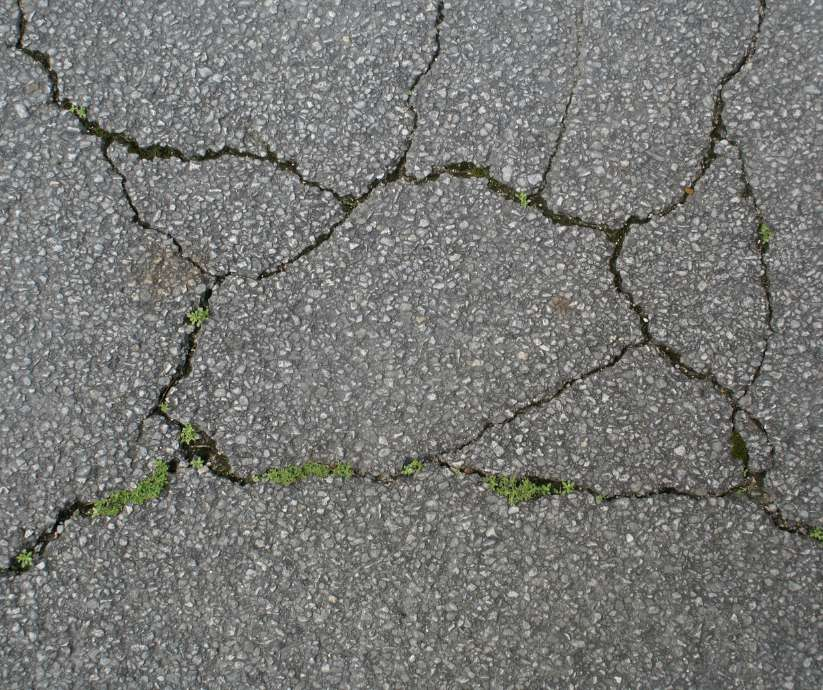
#> input picture media/pavement_images/1/pavement_crack.jpg, 823 x 690 px
$ python -i cv_integration.py   (imports and definitions only)
#> lines starting #> are read from the running program, lines starting #| are printed output that depends on the picture; after the words box and inside, x2 and y2 are one past the last pixel; in counts of white or black regions, pixels touching at a corner belong together
# assessments/cv_integration.py
import cv2
import numpy as np
from pathlib import Path
from django.conf import settings
import os


class PavementImageAnalyzer:
    def __init__(self, image_path):
        self.image_path = image_path
        self.image = cv2.imread(str(image_path))
#> self.image is the input picture: shape (690, 823, 3); mean B, G, R 116.9, 119.7, 118.8
        if self.image is None:
            raise ValueError(f"Could not load image from {image_path}")

    def detect_cracks(self, threshold=127):
        """Simple crack detection using thresholding"""
#> called with threshold = 127
        gray = cv2.cvtColor(self.image, cv2.COLOR_BGR2GRAY)
        blurred = cv2.GaussianBlur(gray, (5, 5), 0)
        _, binary = cv2.threshold(blurred, threshold, 255, cv2.THRESH_BINARY_INV)
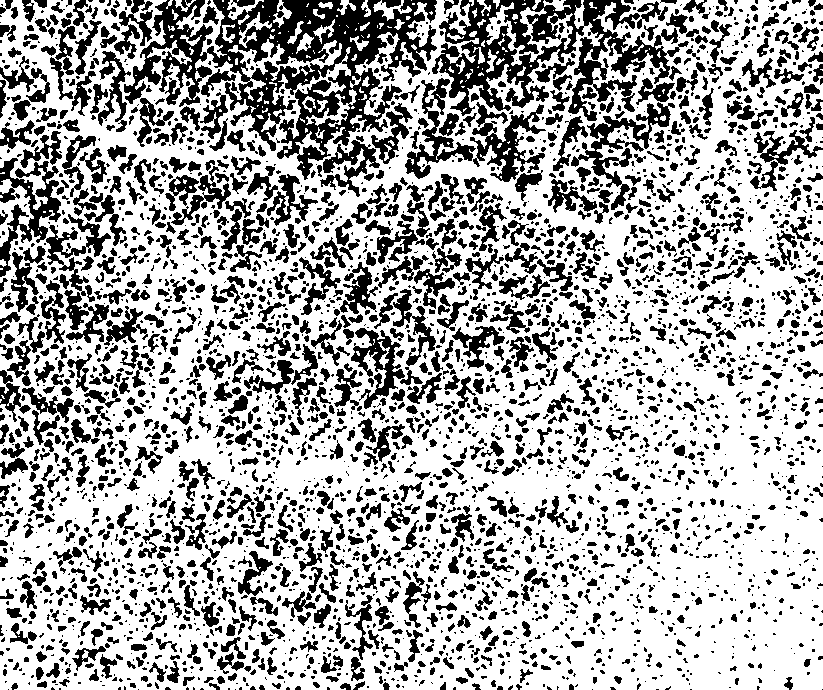
#> binary: shape (690, 823); 67.2% white; 3681 black regions (2168 under 20 px)

        # Find contours
        contours, _ = cv2.findContours(binary, cv2.RETR_EXTERNAL, cv2.CHAIN_APPROX_SIMPLE)
#> contours = 178 contours, 135 with area under 20; largest, box (x1, y1, x2, y2) and area: (0, 0, 823, 690) 513872, (486, 2, 573, 66) 1291, (0, 179, 34, 247) 822, (306, 89, 357, 127) 367, (239, 12, 272, 48) 230

        # Filter contours by size to remove noise
        min_area = 100
        cracks = [cnt for cnt in contours if cv2.contourArea(cnt) > min_area]
#> cracks = 11 contours; largest, box (x1, y1, x2, y2) and area: (0, 0, 823, 690) 513872, (486, 2, 573, 66) 1291, (0, 179, 34, 247) 822, (306, 89, 357, 127) 367, (239, 12, 272, 48) 230

        # Calculate crack percentage
        if len(cracks) > 0:
            crack_mask = np.zeros_like(gray)
            cv2.drawContours(crack_mask, cracks, -1, 255, -1)
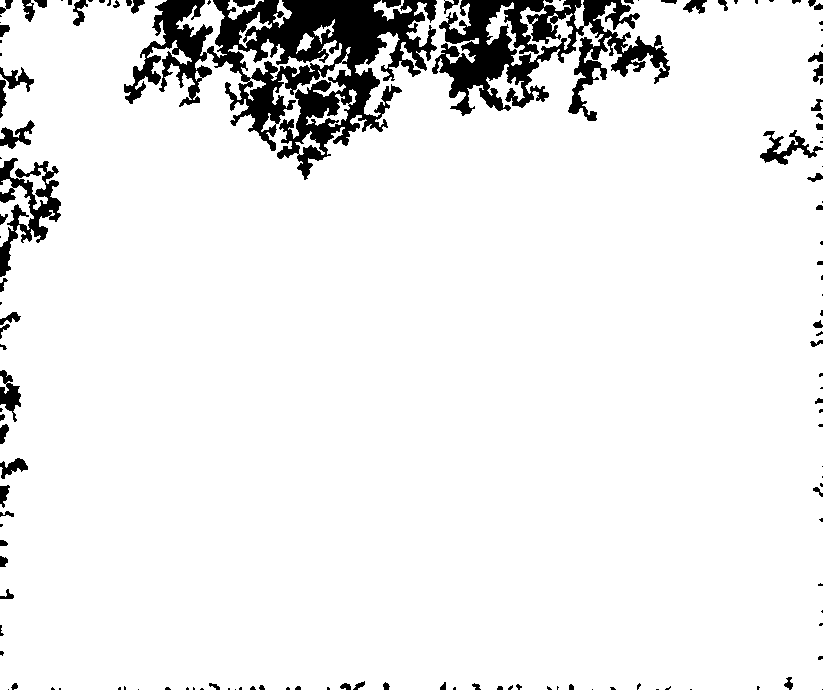
#> crack_mask: shape (690, 823); 92.3% white; 140 black regions (74 under 20 px), largest, box (x1, y1, x2, y2) and area: (124, 0, 437, 180) 22226, (432, 0, 670, 121) 12224, (0, 158, 61, 277) 2597
            crack_area = np.count_nonzero(crack_mask)
#> crack_area = 524253
            total_area = gray.shape[0] * gray.shape[1]
#> total_area = 567870
            crack_percentage = (crack_area / total_area) * 100
#> crack_percentage = 92.32
        else:
            crack_percentage = 0

        return {
            'crack_percentage': crack_percentage,
            'crack_contours': cracks,
            'binary_image': binary,
        }

    def save_analysis_result(self, output_dir=None):
        """Save analysis results as images"""
        if output_dir is None:
            output_dir = Path(settings.MEDIA_ROOT) / 'analysis_results'

        os.makedirs(output_dir, exist_ok=True)

        # Get filename without extension
        base_name = Path(self.image_path).stem

        # Run crack detection
        crack_results = self.detect_cracks()

        # Save binary image
        binary_path = Path(output_dir) / f"{base_name}_binary.jpg"
        cv2.imwrite(str(binary_path), crack_results['binary_image'])

        # Save contour visualization
        contour_image = self.image.copy()
        cv2.drawContours(contour_image, crack_results['crack_contours'], -1, (0, 0, 255), 2)
        contour_path = Path(output_dir) / f"{base_name}_contours.jpg"
        cv2.imwrite(str(contour_path), contour_image)

        return {
            'binary_image_path': str(binary_path),
            'contour_image_path': str(contour_path),
            'crack_percentage': crack_results['crack_percentage'],
        }

>>> result = PavementImageAnalyzer('../media/pavement_images/1/pavement_crack.jpg').detect_cracks()
#> result = 3 items
